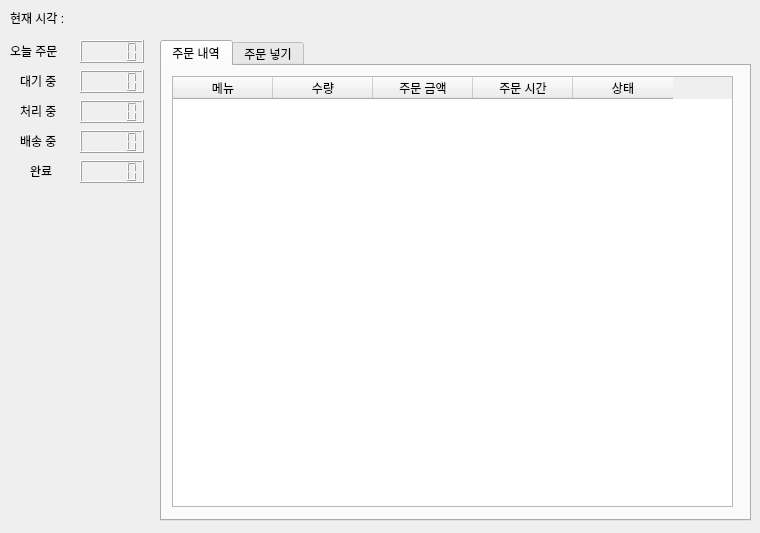
<?xml version="1.0" encoding="UTF-8"?>
<ui version="4.0">
 <class>MainWindow</class>
 <widget class="QMainWindow" name="MainWindow">
  <property name="geometry">
   <rect>
    <x>0</x>
    <y>0</y>
    <width>760</width>
    <height>533</height>
   </rect>
  </property>
  <property name="windowTitle">
   <string>MainWindow</string>
  </property>
  <widget class="QWidget" name="centralwidget">
   <widget class="QLabel" name="lb_now">
    <property name="geometry">
     <rect>
      <x>10</x>
      <y>10</y>
      <width>251</width>
      <height>16</height>
     </rect>
    </property>
    <property name="text">
     <string>현재 시각 : </string>
    </property>
   </widget>
   <widget class="QLabel" name="label_2">
    <property name="geometry">
     <rect>
      <x>10</x>
      <y>40</y>
      <width>61</width>
      <height>21</height>
     </rect>
    </property>
    <property name="text">
     <string>오늘 주문</string>
    </property>
   </widget>
   <widget class="QLCDNumber" name="lcd_num_of_orders">
    <property name="geometry">
     <rect>
      <x>80</x>
      <y>40</y>
      <width>64</width>
      <height>23</height>
     </rect>
    </property>
   </widget>
   <widget class="QLCDNumber" name="lcd_num_of_orders_waiting">
    <property name="geometry">
     <rect>
      <x>80</x>
      <y>70</y>
      <width>64</width>
      <height>23</height>
     </rect>
    </property>
   </widget>
   <widget class="QLabel" name="label_3">
    <property name="geometry">
     <rect>
      <x>20</x>
      <y>70</y>
      <width>41</width>
      <height>21</height>
     </rect>
    </property>
    <property name="text">
     <string>대기 중</string>
    </property>
   </widget>
   <widget class="QLCDNumber" name="lcd_num_of_orders_processing">
    <property name="geometry">
     <rect>
      <x>80</x>
      <y>100</y>
      <width>64</width>
      <height>23</height>
     </rect>
    </property>
   </widget>
   <widget class="QLabel" name="label_4">
    <property name="geometry">
     <rect>
      <x>20</x>
      <y>100</y>
      <width>61</width>
      <height>21</height>
     </rect>
    </property>
    <property name="text">
     <string>처리 중</string>
    </property>
   </widget>
   <widget class="QLCDNumber" name="lcd_num_of_orders_delivery">
    <property name="geometry">
     <rect>
      <x>80</x>
      <y>130</y>
      <width>64</width>
      <height>23</height>
     </rect>
    </property>
   </widget>
   <widget class="QLabel" name="label_5">
    <property name="geometry">
     <rect>
      <x>20</x>
      <y>130</y>
      <width>61</width>
      <height>21</height>
     </rect>
    </property>
    <property name="text">
     <string>배송 중</string>
    </property>
   </widget>
   <widget class="QLCDNumber" name="lcd_num_of_orders_done">
    <property name="geometry">
     <rect>
      <x>80</x>
      <y>160</y>
      <width>64</width>
      <height>23</height>
     </rect>
    </property>
   </widget>
   <widget class="QLabel" name="label_6">
    <property name="geometry">
     <rect>
      <x>30</x>
      <y>160</y>
      <width>31</width>
      <height>21</height>
     </rect>
    </property>
    <property name="text">
     <string>완료</string>
    </property>
   </widget>
   <widget class="QTabWidget" name="tabWidget">
    <property name="geometry">
     <rect>
      <x>160</x>
      <y>40</y>
      <width>591</width>
      <height>481</height>
     </rect>
    </property>
    <property name="currentIndex">
     <number>0</number>
    </property>
    <widget class="QWidget" name="tab">
     <attribute name="title">
      <string>주문 내역</string>
     </attribute>
     <widget class="QTableWidget" name="table_orders">
      <property name="geometry">
       <rect>
        <x>10</x>
        <y>10</y>
        <width>561</width>
        <height>431</height>
       </rect>
      </property>
      <column>
       <property name="text">
        <string>메뉴</string>
       </property>
      </column>
      <column>
       <property name="text">
        <string>수량</string>
       </property>
      </column>
      <column>
       <property name="text">
        <string>주문 금액</string>
       </property>
      </column>
      <column>
       <property name="text">
        <string>주문 시간</string>
       </property>
      </column>
      <column>
       <property name="text">
        <string>상태</string>
       </property>
      </column>
     </widget>
    </widget>
    <widget class="QWidget" name="tab_2">
     <attribute name="title">
      <string>주문 넣기</string>
     </attribute>
     <widget class="QGroupBox" name="groupBox">
      <property name="geometry">
       <rect>
        <x>10</x>
        <y>10</y>
        <width>171</width>
        <height>201</height>
       </rect>
      </property>
      <property name="title">
       <string>메뉴</string>
      </property>
      <widget class="QRadioButton" name="radio_espresso">
       <property name="geometry">
        <rect>
         <x>10</x>
         <y>20</y>
         <width>91</width>
         <height>20</height>
        </rect>
       </property>
       <property name="text">
        <string>에스프레소</string>
       </property>
       <property name="checked">
        <bool>true</bool>
       </property>
      </widget>
      <widget class="QRadioButton" name="radio_americano">
       <property name="geometry">
        <rect>
         <x>10</x>
         <y>50</y>
         <width>91</width>
         <height>20</height>
        </rect>
       </property>
       <property name="text">
        <string>아메리카노</string>
       </property>
      </widget>
      <widget class="QRadioButton" name="radio_latte">
       <property name="geometry">
        <rect>
         <x>10</x>
         <y>80</y>
         <width>91</width>
         <height>20</height>
        </rect>
       </property>
       <property name="text">
        <string>라떼</string>
       </property>
      </widget>
      <widget class="QRadioButton" name="radio_mocha">
       <property name="geometry">
        <rect>
         <x>10</x>
         <y>110</y>
         <width>91</width>
         <height>20</height>
        </rect>
       </property>
       <property name="text">
        <string>모카</string>
       </property>
      </widget>
      <widget class="QRadioButton" name="radio_choco_smoothie">
       <property name="geometry">
        <rect>
         <x>10</x>
         <y>140</y>
         <width>91</width>
         <height>20</height>
        </rect>
       </property>
       <property name="text">
        <string>초코 스무디</string>
       </property>
      </widget>
      <widget class="QRadioButton" name="radio_strawberry_smoothie">
       <property name="geometry">
        <rect>
         <x>10</x>
         <y>170</y>
         <width>91</width>
         <height>20</height>
        </rect>
       </property>
       <property name="text">
        <string>딸기 스무디</string>
       </property>
      </widget>
     </widget>
     <widget class="QGroupBox" name="groupBox_2">
      <property name="geometry">
       <rect>
        <x>200</x>
        <y>10</y>
        <width>120</width>
        <height>161</height>
       </rect>
      </property>
      <property name="title">
       <string>사이즈</string>
      </property>
      <widget class="QRadioButton" name="radio_size_s">
       <property name="geometry">
        <rect>
         <x>10</x>
         <y>20</y>
         <width>91</width>
         <height>20</height>
        </rect>
       </property>
       <property name="text">
        <string>S</string>
       </property>
       <property name="checked">
        <bool>true</bool>
       </property>
      </widget>
      <widget class="QRadioButton" name="radio_size_m">
       <property name="geometry">
        <rect>
         <x>10</x>
         <y>50</y>
         <width>91</width>
         <height>20</height>
        </rect>
       </property>
       <property name="text">
        <string>M</string>
       </property>
      </widget>
      <widget class="QRadioButton" name="radio_size_l">
       <property name="geometry">
        <rect>
         <x>10</x>
         <y>80</y>
         <width>91</width>
         <height>20</height>
        </rect>
       </property>
       <property name="text">
        <string>L</string>
       </property>
      </widget>
      <widget class="QRadioButton" name="radio_size_xl">
       <property name="geometry">
        <rect>
         <x>10</x>
         <y>110</y>
         <width>91</width>
         <height>20</height>
        </rect>
       </property>
       <property name="text">
        <string>XL</string>
       </property>
      </widget>
     </widget>
     <widget class="QGroupBox" name="groupBox_3">
      <property name="geometry">
       <rect>
        <x>340</x>
        <y>10</y>
        <width>231</width>
        <height>231</height>
       </rect>
      </property>
      <property name="title">
       <string>수량</string>
      </property>
      <widget class="QSpinBox" name="spin_quantity">
       <property name="geometry">
        <rect>
         <x>10</x>
         <y>20</y>
         <width>61</width>
         <height>22</height>
        </rect>
       </property>
       <property name="minimum">
        <number>1</number>
       </property>
      </widget>
      <widget class="QSlider" name="hs_quantity">
       <property name="geometry">
        <rect>
         <x>10</x>
         <y>60</y>
         <width>171</width>
         <height>18</height>
        </rect>
       </property>
       <property name="minimum">
        <number>1</number>
       </property>
       <property name="orientation">
        <enum>Qt::Horizontal</enum>
       </property>
      </widget>
      <widget class="QScrollBar" name="vs_quantity">
       <property name="geometry">
        <rect>
         <x>200</x>
         <y>59</y>
         <width>21</width>
         <height>171</height>
        </rect>
       </property>
       <property name="minimum">
        <number>1</number>
       </property>
       <property name="orientation">
        <enum>Qt::Vertical</enum>
       </property>
      </widget>
      <widget class="QDial" name="dial_quantity">
       <property name="geometry">
        <rect>
         <x>70</x>
         <y>110</y>
         <width>71</width>
         <height>71</height>
        </rect>
       </property>
       <property name="minimum">
        <number>1</number>
       </property>
      </widget>
     </widget>
     <widget class="QLabel" name="lb_order_amount">
      <property name="geometry">
       <rect>
        <x>20</x>
        <y>340</y>
        <width>181</width>
        <height>16</height>
       </rect>
      </property>
      <property name="text">
       <string>총 주문 금액:</string>
      </property>
     </widget>
     <widget class="QPushButton" name="btn_order">
      <property name="geometry">
       <rect>
        <x>370</x>
        <y>310</y>
        <width>171</width>
        <height>71</height>
       </rect>
      </property>
      <property name="text">
       <string>발주</string>
      </property>
     </widget>
    </widget>
   </widget>
  </widget>
 </widget>
 <resources/>
 <connections/>
</ui>
